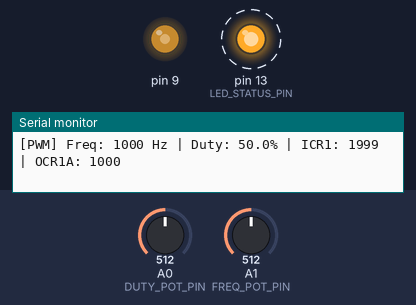
The sketch below on a simulated Arduino Uno, built with avr-gcc and run on an emulated ATmega328P. Parts: output pins drawn as LEDs (lit = HIGH), the last lines printed to the serial monitor. Dashed ring = blinking. The inputs (shaded band) are chosen by the test bench; at power-on: A1 (FREQ_POT_PIN) = 512, A0 (DUTY_POT_PIN) = 512.

Above: at 1.2 s.
1.3 s: A1 (FREQ_POT_PIN) set to 1023
At 2.1 s:
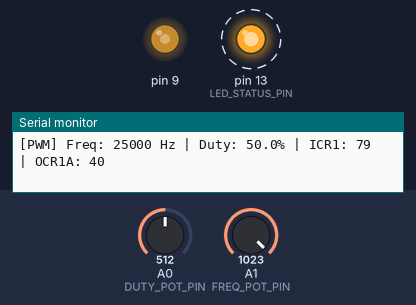
4.3 s: A0 (DUTY_POT_PIN) set to 900
At 5.0 s:
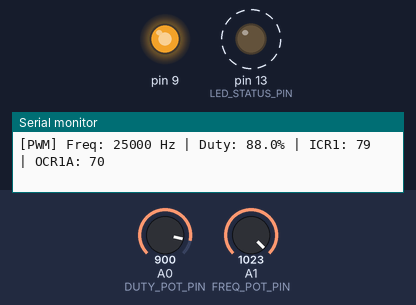
7.3 s: A0 (DUTY_POT_PIN) set to 122
At 10.25 s:
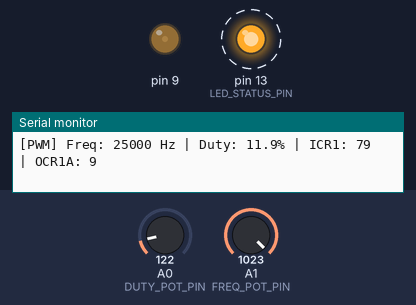
10.3 s: A0 (DUTY_POT_PIN) set to 0
At 10.9 s:
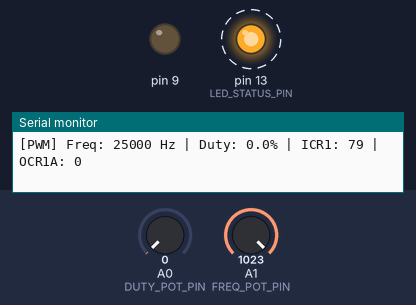
13.3 s: A1 (FREQ_POT_PIN) set to 511
At 13.86 s:
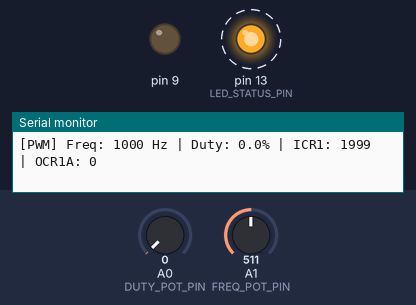
Timing chart, 0 to 17.3 s (numbered marks = the images above; inputs shaded):
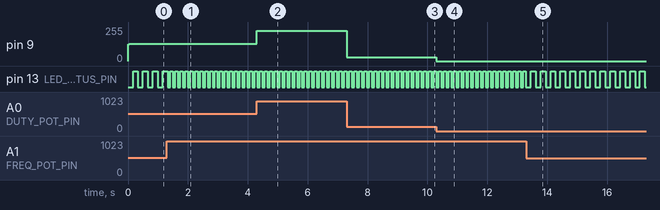

The sketch:

Day_58_Timer1_PWM.ino
```cpp
/*
 * 100 Projects with Arduino - Day 58
 * Project: Hardware Timer1 PWM Generator (Direct AVR Register Configuration)
 *
 * DESCRIPTION:
 * This project demonstrates how to configure the ATmega328P's 16-bit Timer1 hardware
 * peripheral in Fast PWM (Mode 14) with ICR1 as the TOP value. By writing directly
 * to TCCR1A, TCCR1B, ICR1, and OCR1A registers we bypass the Arduino analogWrite()
 * abstraction and gain full control over:
 *   - PWM Frequency: Set by ICR1 = (F_CPU / (Prescaler * Freq)) - 1
 *   - Duty Cycle:    Set by OCR1A = (DutyCycle / 100) * (ICR1 + 1)
 *
 * A potentiometer on A0 maps the duty cycle from 0% to 100% in real time.
 * A second potentiometer (or serial command) can switch frequency preset bands.
 *
 * TIMER1 FAST PWM MODE 14 (WGM13:WGM10 = 1110):
 *   - TCCR1A: COM1A1=1, COM1A0=0 -> Non-inverted output on OC1A (Pin 9)
 *   - TCCR1A: WGM11=1, WGM10=0
 *   - TCCR1B: WGM13=1, WGM12=1
 *   - TCCR1B: CS12:CS10 = Prescaler bits
 *   - ICR1:   TOP value (controls frequency)
 *   - OCR1A:  Compare value (controls duty cycle)
 *
 * FREQUENCY EQUATION:
 *   f_PWM = F_CPU / (Prescaler * (ICR1 + 1))
 *   ICR1  = (F_CPU / (Prescaler * f_PWM)) - 1
 *
 * Example at f_PWM = 1 kHz, Prescaler = 8:
 *   ICR1 = (16,000,000 / (8 * 1000)) - 1 = 1999
 *
 * DUTY CYCLE EQUATION:
 *   OCR1A = (DutyCycle% / 100.0) * (ICR1 + 1)
 *
 * WIRING:
 * - Potentiometer (Duty Cycle) -> A0 (Analog Input)
 * - PWM Output                 -> Pin 9 (OC1A, Timer1 Channel A)
 * - Oscilloscope probe         -> Pin 9 to verify waveform (optional)
 */

// --- PIN DEFINITIONS ---
const int DUTY_POT_PIN = A0;
const int FREQ_POT_PIN = A1;
const int LED_STATUS_PIN = 13;

// --- PWM FREQUENCY PRESETS (Hz) ---
const uint16_t FREQ_PRESETS[] = {100, 500, 1000, 5000, 10000, 25000};
const int NUM_PRESETS = 6;

// --- PRESCALER SELECTION ---
// For Timer1 Fast PWM: CS12:CS11:CS10
// 001 = /1, 010 = /8, 011 = /64, 100 = /256, 101 = /1024
const uint8_t PRESCALER_BITS = 0b010;  // /8 prescaler (good for 100Hz–25kHz range)
const uint16_t PRESCALER_VALUE = 8;

void setup() {
  Serial.begin(9600);

  pinMode(LED_STATUS_PIN, OUTPUT);

  // Configure Pin 9 (OC1A) as output
  pinMode(9, OUTPUT);

  // Initialize Timer1 in Fast PWM Mode 14 (TOP = ICR1)
  // Clear Timer1 config registers first
  TCCR1A = 0;
  TCCR1B = 0;
  TCNT1 = 0;  // Reset counter

  // TCCR1A: COM1A1=1 (non-inverted), WGM11=1, WGM10=0
  TCCR1A = _BV(COM1A1) | _BV(WGM11);

  // TCCR1B: WGM13=1, WGM12=1 (Fast PWM Mode 14) + prescaler bits
  TCCR1B = _BV(WGM13) | _BV(WGM12) | PRESCALER_BITS;

  // Set default frequency: 1 kHz
  uint16_t icr = computeICR(1000);
  ICR1 = icr;
  OCR1A = icr / 2;  // Start at 50% duty cycle

  Serial.println(F("[PWM] Timer1 Hardware PWM Generator active."));
  Serial.println(F("[PWM] A0 = Duty Cycle (0-100%), A1 = Frequency Preset Selector"));
}

void loop() {
  // Read duty cycle from potentiometer (0-1023 -> 0-100%)
  int rawDuty = analogRead(DUTY_POT_PIN);
  float dutyCycle = (float)rawDuty / 1023.0 * 100.0;

  // Read frequency preset from second pot
  int rawFreq = analogRead(FREQ_POT_PIN);
  int presetIndex = map(rawFreq, 0, 1023, 0, NUM_PRESETS - 1);
  uint16_t targetFreq = FREQ_PRESETS[presetIndex];

  // Update ICR1 (frequency) and OCR1A (duty cycle) registers
  uint16_t icr = computeICR(targetFreq);
  ICR1 = icr;
  OCR1A = (uint16_t)((dutyCycle / 100.0) * (float)(icr + 1));

  // Blink LED at the PWM frequency for visual confirmation (scaled)
  digitalWrite(LED_STATUS_PIN, (millis() / (500 / max(presetIndex + 1, 1))) % 2);

  // Serial telemetry (throttled)
  static unsigned long lastPrint = 0;
  if (millis() - lastPrint >= 500) {
    lastPrint = millis();
    Serial.print(F("[PWM] Freq: "));
    Serial.print(targetFreq);
    Serial.print(F(" Hz | Duty: "));
    Serial.print(dutyCycle, 1);
    Serial.print(F("% | ICR1: "));
    Serial.print(icr);
    Serial.print(F(" | OCR1A: "));
    Serial.println(OCR1A);
  }
}

// --- ICR1 COMPUTATION ---
uint16_t computeICR(uint16_t freq) {
  // ICR1 = (F_CPU / (Prescaler * Freq)) - 1
  uint32_t icr = ((uint32_t)F_CPU / ((uint32_t)PRESCALER_VALUE * (uint32_t)freq)) - 1;
  if (icr > 65535) icr = 65535;  // Clamp to 16-bit max
  return (uint16_t)icr;
}
```

Measured:
- after the input at 1.3 s, pin 9: 128/255 → 129/255 at once; pin 13 (LED_STATUS_PIN): alternates HIGH for 0.08 s and LOW for 0.08 s, starting after 0.11 s
- after the input at 4.3 s, pin 9: 129/255 → 226/255 at once
- after the input at 7.3 s, pin 9: 226/255 → 29/255 at once
- after the input at 10.3 s, pin 9: 29/255 → 0/255 at once
- after the input at 13.3 s, pin 13 (LED_STATUS_PIN): alternates HIGH for 0.17 s and LOW for 0.17 s, starting after 0.15 s
- by itself, pin 13 (LED_STATUS_PIN): alternates HIGH for 0.17 s and LOW for 0.17 s
